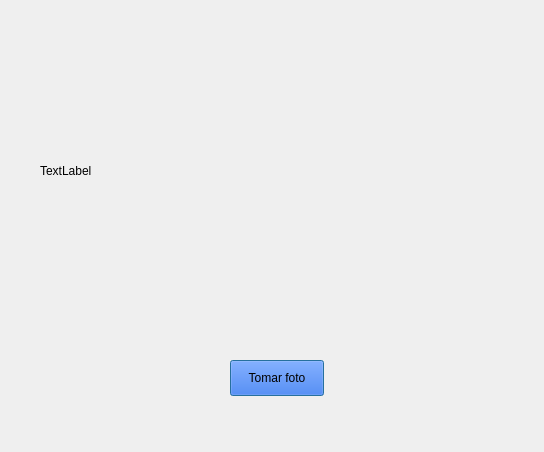
<?xml version="1.0" encoding="UTF-8"?>
<ui version="4.0">
 <class>Dialog</class>
 <widget class="QDialog" name="Dialog">
  <property name="geometry">
   <rect>
    <x>0</x>
    <y>0</y>
    <width>544</width>
    <height>452</height>
   </rect>
  </property>
  <property name="windowTitle">
   <string>0</string>
  </property>
  <widget class="QPushButton" name="bt_foto">
   <property name="geometry">
    <rect>
     <x>230</x>
     <y>360</y>
     <width>94</width>
     <height>36</height>
    </rect>
   </property>
   <property name="styleSheet">
    <string notr="true">background-color: rgb(0, 85, 255);</string>
   </property>
   <property name="text">
    <string>Tomar foto</string>
   </property>
  </widget>
  <widget class="QLabel" name="lb_img">
   <property name="geometry">
    <rect>
     <x>40</x>
     <y>20</y>
     <width>461</width>
     <height>301</height>
    </rect>
   </property>
   <property name="text">
    <string>TextLabel</string>
   </property>
  </widget>
 </widget>
 <resources/>
 <connections/>
</ui>
